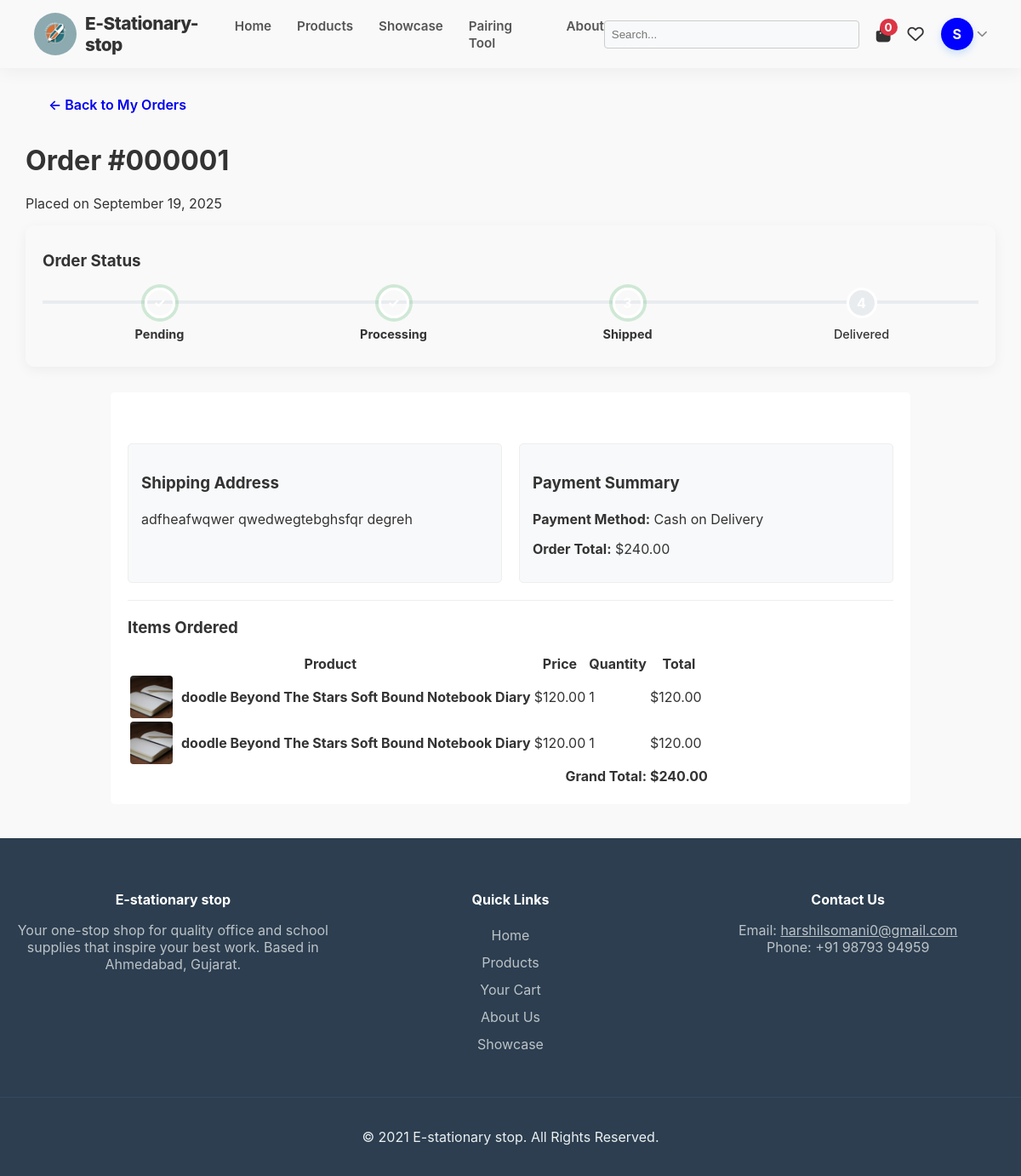
/order_details.php?id=1 (signed in), run on the app's committed database.
### tables this page shows
CREATE TABLE `orders` (
  `id` int(11) NOT NULL,
  `user_id` int(11) NOT NULL,
  `total_amount` decimal(10,2) NOT NULL,
  `coupon_code` varchar(50) DEFAULT NULL,
  `discount_amount` decimal(10,2) DEFAULT 0.00,
  `order_status` varchar(50) NOT NULL DEFAULT 'Pending',
  `shipping_name` varchar(100) NOT NULL,
  `shipping_address` text NOT NULL,
  `shipping_city` varchar(100) NOT NULL,
  `shipping_state` varchar(100) NOT NULL,
  `shipping_pincode` varchar(10) NOT NULL,
  `shipping_phone` varchar(20) NOT NULL,
  `created_at` timestamp NOT NULL DEFAULT current_timestamp(),
  `status` varchar(50) DEFAULT 'Pending'
);

CREATE TABLE `order_items` (
  `id` int(11) NOT NULL,
  `order_id` int(11) NOT NULL,
  `product_id` int(11) NOT NULL,
  `quantity` int(11) NOT NULL,
  `price` decimal(10,2) NOT NULL,
  `custom_text` varchar(255) DEFAULT NULL
);

CREATE TABLE `products` (
  `id` int(11) NOT NULL,
  `name` varchar(255) NOT NULL,
  `description` text DEFAULT NULL,
  `price` decimal(10,2) NOT NULL,
  `stock_quantity` int(11) NOT NULL,
  `category_id` int(11) DEFAULT NULL,
  `image_url` varchar(255) DEFAULT NULL,
  `is_featured` tinyint(1) DEFAULT 0,
  `created_at` timestamp NOT NULL DEFAULT current_timestamp(),
  `is_customizable` tinyint(1) DEFAULT 0
);

### order_details.php (the view, shortened to what this page needs)
<?php
include_once 'includes/db_connect.php';
$order_id = intval($_GET['id']);
$user_id = $_SESSION['user_id'];
$stmt = $conn->prepare("SELECT * FROM orders WHERE id = ? AND user_id = ?");
$stmt->bind_param("ii", $order_id, $user_id);
$stmt->execute();
$order_result = $stmt->get_result();
$order = $order_result->fetch_assoc();
$items_stmt = $conn->prepare("SELECT oi.*, p.name, p.image_url FROM order_items oi JOIN products p ON oi.product_id = p.id WHERE oi.order_id = ?");
$items_stmt->bind_param("i", $order_id);
$items_stmt->execute();
$items_result = $items_stmt->get_result();
$steps = ['Pending', 'Processing', 'Shipped', 'Delivered'];
$current_status = $order['order_status'];
$current_step_index = array_search($current_status, $steps);
$progress_percent = 0;
if ($current_step_index >= 0) {
    $progress_percent = ($current_step_index / (count($steps) - 1)) * 100;
}
include_once 'includes/header.php';
?>
<div class="container main-content">
    <div style="margin-bottom: 20px;">
        <a href="profile.php" class="btn">&larr; Back to My Orders</a>
    </div>
    <h1>Order #<?php echo str_pad($order['id'], 6, '0', STR_PAD_LEFT); ?></h1>
    <p style="color: var(--medium-grey);">Placed on <?php echo date("F j, Y", strtotime($order['created_at'])); ?></p>
    <?php if ($order['order_status'] != 'Cancelled'): ?>
    <div class="track-order-container">
        <h3 style="margin-top:0;">Order Status</h3>
        <div class="track-steps">
            <div class="track-progress-bar" style="width: <?php echo $progress_percent; ?>%;"></div>
            <?php foreach($steps as $index => $step_name): ?>
                <?php
                    $class = '';
                    $icon = $index + 1;
                    if ($index < $current_step_index) {
                        $class = 'completed';
                        $icon = '✓';
                    } elseif ($index == $current_step_index) {
                        $class = 'active';
                    }
                ?>
                <div class="step-item <?php echo $class; ?>">
                    <div class="step-circle"><?php echo $icon; ?></div>
                    <div class="step-text"><?php echo $step_name; ?></div>
                </div>
            <?php endforeach; ?>
        </div>
    </div>
    <?php else: ?>
        <div class="alert alert-danger" style="text-align: center; font-weight: bold; margin-bottom: 30px;">
            This order has been Cancelled.
        </div>
    <?php endif; ?>
    <div class="order-details-container">
        <div class="order-details-grid">
            <div class="customer-info-box">
                <h3>Shipping Address</h3>
                <p><?php echo nl2br(htmlspecialchars($order['shipping_address'])); ?></p>
            </div>
            <div class="order-summary-box">
                <h3>Payment Summary</h3>
                <p><strong>Payment Method:</strong> Cash on Delivery</p>
                <p><strong>Order Total:</strong> $<?php echo htmlspecialchars($order['total_amount']); ?></p>
            </div>
        </div>
        <h3>Items Ordered</h3>
        <div style="overflow-x: auto;">
            <table class="styled-table">
                <thead>
                    <tr>
                        <th>Product</th>
                        <th>Price</th>
                        <th>Quantity</th>
                        <th>Total</th>
                    </tr>
                </thead>
                <tbody>
                    <?php while ($item = $items_result->fetch_assoc()): ?>
                        <tr>
                            <td>
                                <div style="display: flex; align-items: center; gap: 10px;">
                                    <img src="/assets/images/<?php echo htmlspecialchars($item['image_url']); ?>" alt="<?php echo htmlspecialchars($item['name']); ?>" style="width: 50px; height: 50px; object-fit: cover; border-radius: 4px;">
                                    <div>
                                        <strong><?php echo htmlspecialchars($item['name']); ?></strong>
                                    </div>
                                </div>
                            </td>
                            <td>$<?php echo htmlspecialchars($item['price']); ?></td>
                            <td><?php echo $item['quantity']; ?></td>
                            <td>$<?php echo number_format($item['price'] * $item['quantity'], 2); ?></td>
                        </tr>
                    <?php endwhile; ?>
                </tbody>
                <tfoot>
                    <tr>
                        <td colspan="3" style="text-align: right; font-weight: bold;">Grand Total:</td>
                        <td style="font-weight: bold; color: var(--primary-color);">$<?php echo htmlspecialchars($order['total_amount']); ?></td>
                    </tr>
                </tfoot>
            </table>
        </div>
    </div>
</div>
<?php include_once 'includes/footer.php'; ?>

### assets/css/style.css (style rules this page uses)
body { font-family: -apple-system, BlinkMacSystemFont, "Segoe UI", Roboto, Helvetica, Arial, sans-serif; margin: 0; background-color: #f9f9f9; color: #333; }
.container { max-width: 1200px; margin: 20px auto; padding: 0 15px; }
.order-details-container { max-width: 900px; margin: 20px auto; padding: 20px; background: #fff; border-radius: 5px; }
.order-details-grid { display: grid; grid-template-columns: repeat(auto-fit, minmax(300px, 1fr)); gap: 20px; margin: 20px 0; padding: 20px 0; border-bottom: 1px solid #eee; }
.customer-info-box, .order-summary-box { background-color: #f8f9fa; padding: 15px; border-radius: 5px; border: 1px solid #eee; }
.customer-info-box p, .order-summary-box p { margin: 0 0 10px; line-height: 1.6; }
.track-order-container { padding: 30px 20px; margin-bottom: 30px; background: var(--white); border-radius: 10px; box-shadow: 0 4px 15px rgba(0,0,0,0.05); }
.track-steps { display: flex; justify-content: space-between; position: relative; margin-top: 20px; }
.track-steps::before { content: ''; position: absolute; top: 15px; left: 0; width: 100%; height: 4px; background: #e9ecef; z-index: 1; }
.track-progress-bar { position: absolute; top: 15px; left: 0; height: 4px; background: var(--success-color); z-index: 2; transition: width 0.4s ease; }
.step-item { position: relative; z-index: 3; text-align: center; width: 25%; }
.step-circle { width: 30px; height: 30px; background: #e9ecef; border-radius: 50%; margin: 0 auto 10px; display: flex; align-items: center; justify-content: center; color: #fff; font-weight: bold; transition: all 0.3s ease; border: 3px solid #fff; }
.step-text { font-size: 0.9em; color: var(--medium-grey); font-weight: 500; }
.step-item.active .step-circle, .step-item.completed .step-circle { background: var(--success-color); box-shadow: 0 0 0 4px rgba(40, 167, 69, 0.2); }
.step-item.active .step-text, .step-item.completed .step-text { color: var(--dark-grey); font-weight: bold; }
.btn { display: inline-block; padding: 12px 25px; font-size: 1rem; font-weight: 600; text-align: center; text-decoration: none; border-radius: 30px; cursor: pointer; transition: all 0.3s ease; border: 2px solid transparent; line-height: 1.2; }

### data on the page
orders: id "000001", created_at "September 19, 2025", order_status "✓", status "Pending", order_status "Shipped", shipping_address "adfheafwqwer qwedwegtebghsfqr degreh", total_amount "240.00"
order_items: product.image_url (picture), product.name "doodle Beyond The Stars Soft Bound Notebook Diary", price "120.00", quantity "1", $item['price']*$item['quantity'] "120.00"
order_items: product.image_url (picture), product.name "doodle Beyond The Stars Soft Bound Notebook Diary", price "120.00", quantity "1", $item['price']*$item['quantity'] "120.00"

### other printed values
$cart_count "0"
$user_initial "S"
$step_name "Processing"
$icon "3"
$icon "4"
$step_name "Delivered"
